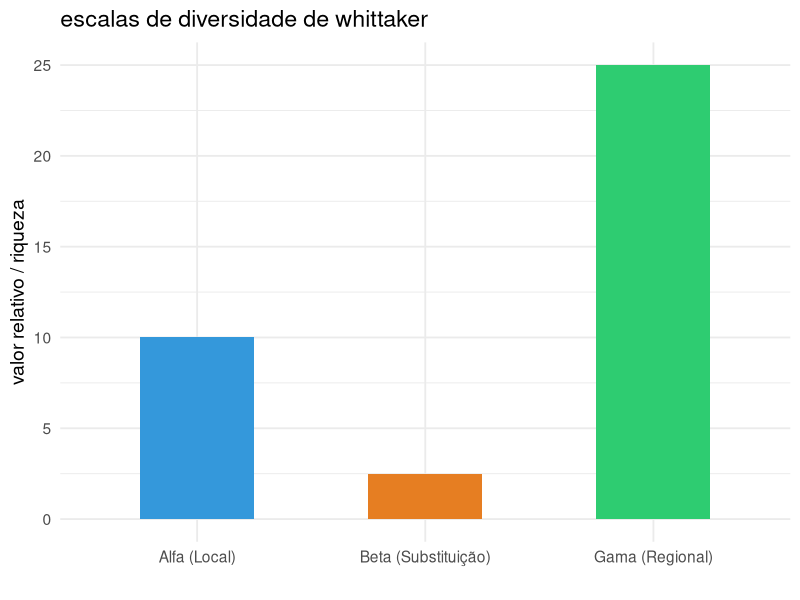
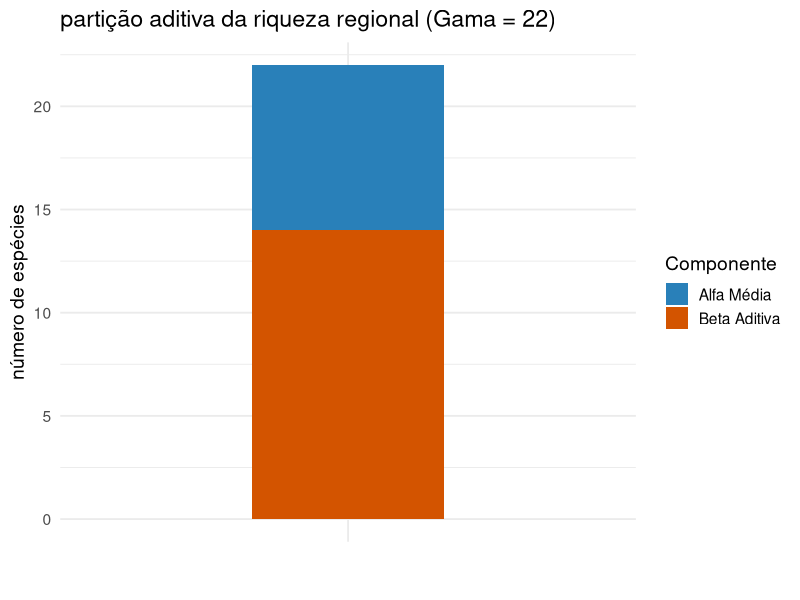
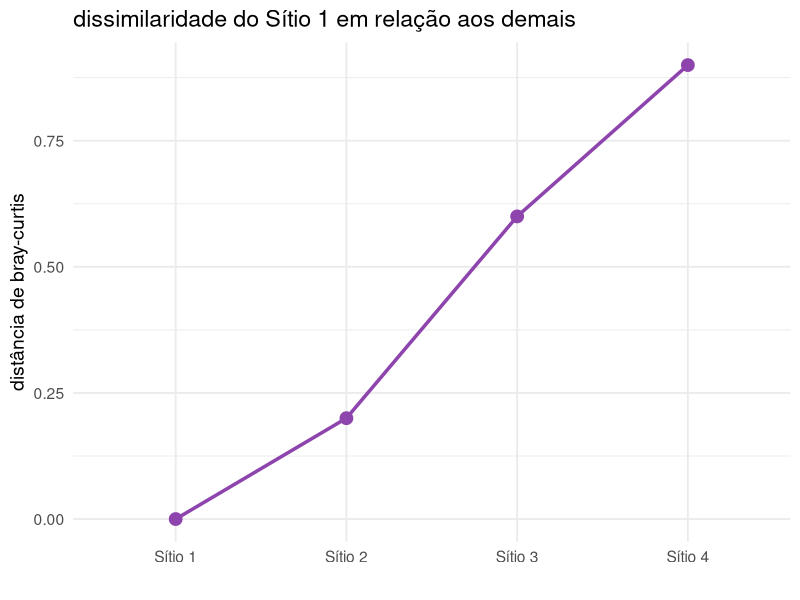
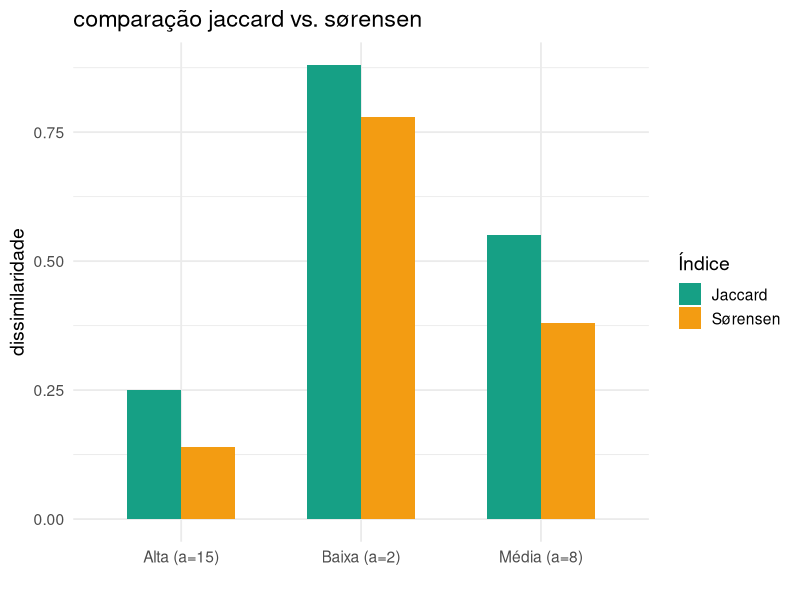
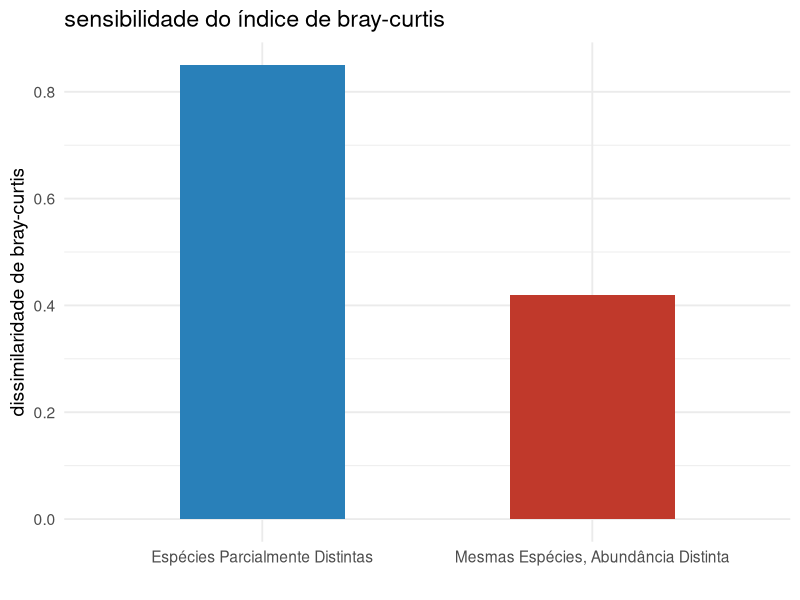
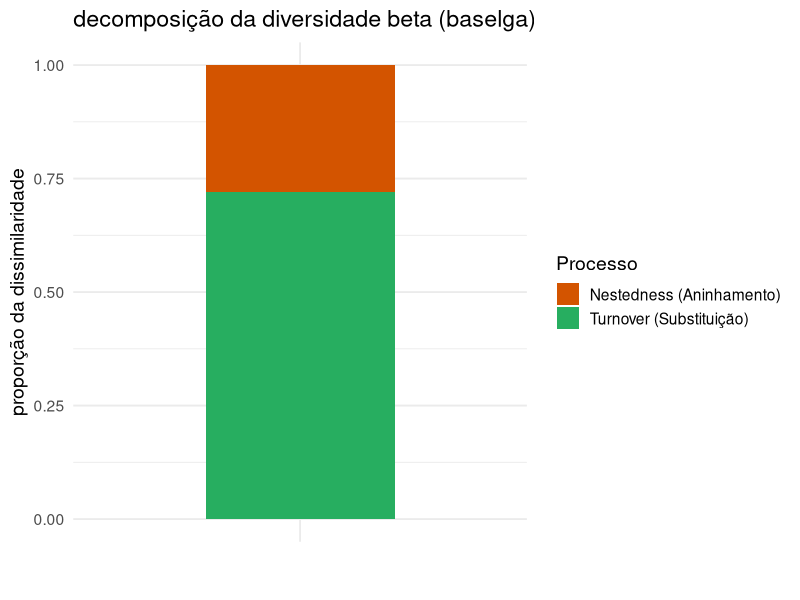
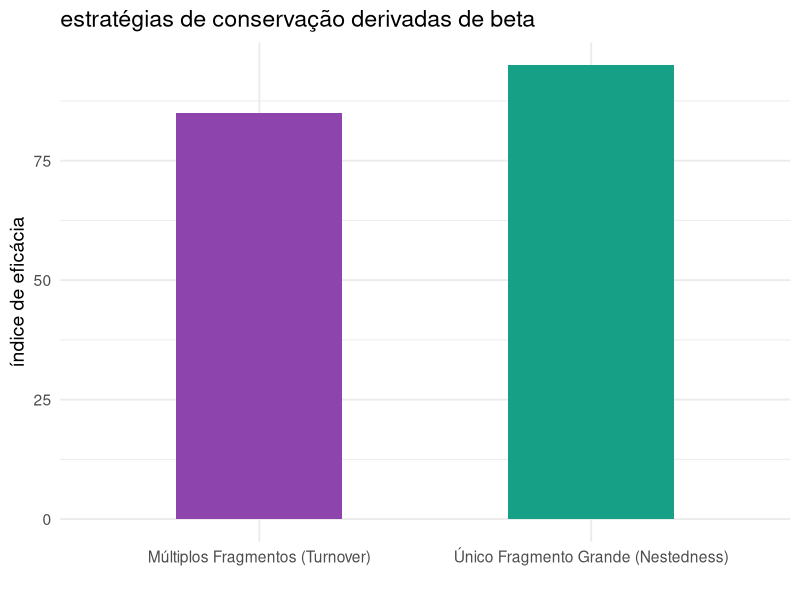
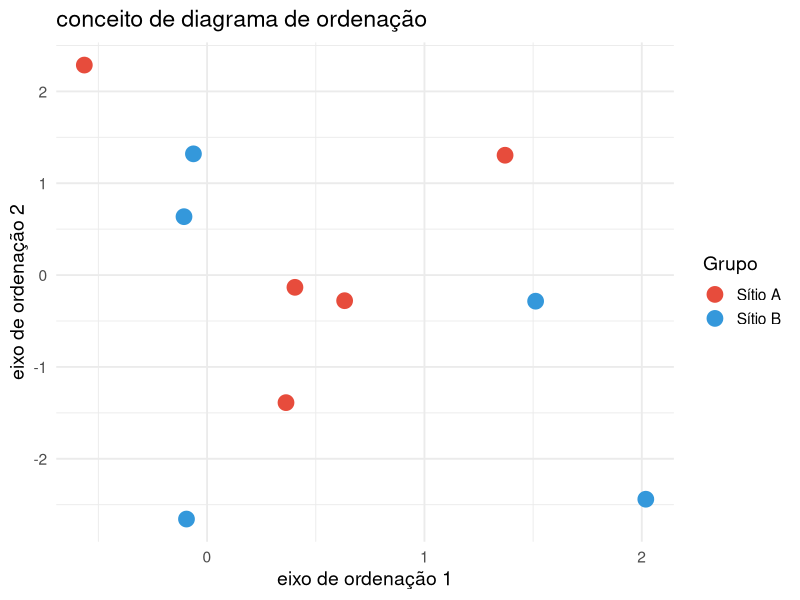

Write R code to recreate these figures, in order.
## ---- chunk 1
#| echo: false
#| fig-height: 5
library(ggplot2)
df_beta <- data.frame(
  Escala = c("Alfa (Local)", "Beta (Substituição)", "Gama (Regional)"),
  Valor = c(10, 2.5, 25)
)
ggplot(df_beta, aes(x = Escala, y = Valor, fill = Escala)) +
  geom_col(width = 0.5, show.legend = FALSE) +
  scale_fill_manual(values = c("#3498db", "#e67e22", "#2ecc71")) +
  theme_minimal(base_size = 14) +
  labs(title = "escalas de diversidade de whittaker", y = "valor relativo / riqueza", x = "")
## ---- chunk 2
#| echo: false
#| fig-height: 5
df_part <- data.frame(
  Componente = c("Alfa Média", "Beta Aditiva"),
  Espécies = c(8, 14)
)
ggplot(df_part, aes(x = "", y = Espécies, fill = Componente)) +
  geom_col(width = 0.4) +
  scale_fill_manual(values = c("#2980b9", "#d35400")) +
  theme_minimal(base_size = 14) +
  labs(title = "partição aditiva da riqueza regional (Gama = 22)", x = "", y = "número de espécies")
## ---- chunk 3
#| echo: false
#| fig-height: 5
mat_dist <- data.frame(
  Sítio = paste("Sítio", 1:4),
  Sítio_1 = c(0.0, 0.2, 0.6, 0.9),
  Sítio_2 = c(0.2, 0.0, 0.5, 0.8)
)
ggplot(mat_dist, aes(x = Sítio, y = Sítio_1, group = 1)) +
  geom_line(color = "#8e44ad", size = 1.2) +
  geom_point(color = "#8e44ad", size = 4) +
  theme_minimal(base_size = 14) +
  labs(title = "dissimilaridade do Sítio 1 em relação aos demais", y = "distância de bray-curtis", x = "")
## ---- chunk 4
#| echo: false
#| fig-height: 5
comp_df <- data.frame(
  Sobreposição = c("Alta (a=15)", "Média (a=8)", "Baixa (a=2)"),
  Jaccard = c(0.25, 0.55, 0.88),
  Sørensen = c(0.14, 0.38, 0.78)
)
comp_long <- tidyr::pivot_longer(comp_df, cols = c(Jaccard, Sørensen), names_to = "Índice", values_to = "Dissimilaridade")
ggplot(comp_long, aes(x = Sobreposição, y = Dissimilaridade, fill = Índice)) +
  geom_col(position = "dodge", width = 0.6) +
  scale_fill_manual(values = c("#16a085", "#f39c12")) +
  theme_minimal(base_size = 14) +
  labs(title = "comparação jaccard vs. sørensen", y = "dissimilaridade", x = "")
## ---- chunk 5
#| echo: false
#| fig-height: 5
bc_example <- data.frame(
  Cenário = c("Mesmas Espécies, Abundância Distinta", "Espécies Parcialmente Distintas"),
  Bray_Curtis = c(0.42, 0.85)
)
ggplot(bc_example, aes(x = Cenário, y = Bray_Curtis, fill = Cenário)) +
  geom_col(width = 0.5, show.legend = FALSE) +
  scale_fill_manual(values = c("#2980b9", "#c0392b")) +
  theme_minimal(base_size = 14) +
  labs(title = "sensibilidade do índice de bray-curtis", y = "dissimilaridade de bray-curtis", x = "")
## ---- chunk 6
#| echo: false
#| fig-height: 5
baselga_df <- data.frame(
  Processo = c("Turnover (Substituição)", "Nestedness (Aninhamento)"),
  Proporção = c(0.72, 0.28)
)
ggplot(baselga_df, aes(x = "", y = Proporção, fill = Processo)) +
  geom_col(width = 0.5) +
  scale_fill_manual(values = c("#d35400", "#27ae60")) +
  theme_minimal(base_size = 14) +
  labs(title = "decomposição da diversidade beta (baselga)", x = "", y = "proporção da dissimilaridade")
## ---- chunk 7
#| echo: false
#| fig-height: 5
cons_df <- data.frame(
  Estratégia = c("Múltiplos Fragmentos (Turnover)", "Único Fragmento Grande (Nestedness)"),
  Prioridade_Relativa = c(85, 95)
)
ggplot(cons_df, aes(x = Estratégia, y = Prioridade_Relativa, fill = Estratégia)) +
  geom_col(width = 0.5, show.legend = FALSE) +
  scale_fill_manual(values = c("#8e44ad", "#16a085")) +
  theme_minimal(base_size = 14) +
  labs(title = "estratégias de conservação derivadas de beta", y = "índice de eficácia", x = "")
## ---- chunk 8
#| echo: false
#| fig-height: 5
set.seed(42)
ord_demo <- data.frame(Eixo1 = rnorm(10), Eixo2 = rnorm(10), Grupo = rep(c("Sítio A", "Sítio B"), each = 5))
ggplot(ord_demo, aes(x = Eixo1, y = Eixo2, color = Grupo)) +
  geom_point(size = 5) +
  theme_minimal(base_size = 14) +
  scale_color_manual(values = c("#e74c3c", "#3498db")) +
  labs(title = "conceito de diagrama de ordenação", x = "eixo de ordenação 1", y = "eixo de ordenação 2")
## ---- chunk 9
#| echo: false
#| fig-height: 5
library(vegan)
data(dune)
nmds <- metaMDS(dune, trace = 0)
nmds_df <- data.frame(NMDS1 = nmds$points[,1], NMDS2 = nmds$points[,2])
ggplot(nmds_df, aes(x = NMDS1, y = NMDS2)) +
  geom_point(size = 4, color = "#2c3e50") +
  theme_minimal(base_size = 14) +
  labs(title = paste("ordenação NMDS (dune) - stress:", round(nmds$stress, 3)), x = "NMDS 1", y = "NMDS 2")
## ---- chunk 10
#| echo: false
#| fig-height: 5
stress_df <- data.frame(
  Classificação = c("Excelente (<0.05)", "Boa (<0.10)", "Razoável (<0.20)", "Ruim (>0.20)"),
  Limite = c(0.05, 0.10, 0.20, 0.30)
)
ggplot(stress_df, aes(x = Classificação, y = Limite, fill = Classificação)) +
  geom_col(width = 0.5, show.legend = FALSE) +
  scale_fill_manual(values = c("#27ae60", "#2980b9", "#f39c12", "#c0392b")) +
  theme_minimal(base_size = 14) +
  labs(title = "escala de qualidade de stress no NMDS", y = "valor limite de stress", x = "")
## ---- chunk 11
#| echo: false
#| fig-height: 5
pcoa_df <- data.frame(
  Eixo = c("PCoA 1", "PCoA 2", "PCoA 3"),
  Variância = c(42.5, 21.3, 11.2)
)
ggplot(pcoa_df, aes(x = Eixo, y = Variância, fill = Eixo)) +
  geom_col(width = 0.5, show.legend = FALSE) +
  scale_fill_manual(values = c("#8e44ad", "#9b59b6", "#bdc3c7")) +
  theme_minimal(base_size = 14) +
  labs(title = "porcentagem de variância explicada na PCoA", y = "% de variância explicada", x = "")
## ---- chunk 12
#| echo: false
#| fig-height: 5
library(vegan)
data(dune)
d <- vegdist(dune, "bray")
hc <- hclust(d, method = "average")
plot(hc, main = "dendrograma UPGMA (dune)", xlab = "amostras", sub = "")
## ---- chunk 13
#| echo: false
#| fig-height: 5
permanova_df <- data.frame(
  Fonte = c("Tratamento (Uso)", "Resíduos"),
  R2 = c(0.48, 0.52)
)
ggplot(permanova_df, aes(x = "", y = R2, fill = Fonte)) +
  geom_col(width = 0.4) +
  scale_fill_manual(values = c("#e74c3c", "#7f8c8d")) +
  theme_minimal(base_size = 14) +
  labs(title = "partição da variância na PERMANOVA (R2)", x = "", y = "proporção explicada")
## ---- chunk 14
#| echo: false
#| fig-height: 5
disp_df <- data.frame(
  Grupo = c("Nativo (Baixa Dispersão)", "Perturbado (Alta Dispersão)"),
  Distância_Centroide = c(0.18, 0.45)
)
ggplot(disp_df, aes(x = Grupo, y = Distância_Centroide, fill = Grupo)) +
  geom_col(width = 0.5, show.legend = FALSE) +
  scale_fill_manual(values = c("#27ae60", "#e67e22")) +
  theme_minimal(base_size = 14) +
  labs(title = "teste de dispersão multivariada (betadisper)", y = "distância média ao centroide", x = "")
## ---- chunk 15
#| echo: false
#| fig-height: 5
lego_beta <- data.frame(
  Par_Sacos = c("A vs B", "A vs C", "A vs D", "B vs C", "B vs D", "C vs D"),
  Bray_Curtis = c(0.35, 0.62, 0.58, 0.40, 0.45, 0.52)
)
ggplot(lego_beta, aes(x = Par_Sacos, y = Bray_Curtis, fill = Par_Sacos)) +
  geom_col(show.legend = FALSE) +
  theme_minimal(base_size = 14) +
  scale_fill_brewer(palette = "Set3") +
  labs(title = "dissimilaridade de bray-curtis entre sacos de LEGO", y = "distância de bray-curtis", x = "")
## ---- chunk 16
#| echo: false
#| fig-height: 5
lego_nmds <- data.frame(
  Comunidade = c("Saco A", "Saco B", "Saco C", "Saco D"),
  NMDS1 = c(-0.45, -0.10, 0.20, 0.35),
  NMDS2 = c(0.12, -0.25, -0.15, 0.28)
)
ggplot(lego_nmds, aes(x = NMDS1, y = NMDS2, color = Comunidade, label = Comunidade)) +
  geom_point(size = 6) +
  geom_text(vjust = -1, size = 5, fontface = "bold") +
  xlim(-0.7, 0.7) + ylim(-0.5, 0.5) +
  theme_minimal(base_size = 14) +
  scale_color_brewer(palette = "Set1") +
  labs(title = "ordenação NMDS bidimensional dos 4 sacos de LEGO", x = "NMDS 1", y = "NMDS 2")
## ---- chunk 17
#| echo: false
#| fig-height: 5
lego_mat <- matrix(c(
  70,15,8,4,2,1,0,0,
  40,22,14,10,6,4,3,1,
  10,10,10,10,10,10,10,10,
  30,18,12,8,6,4,3,3
), nrow=4, byrow=TRUE)
rownames(lego_mat) <- c("Saco A", "Saco B", "Saco C", "Saco D")
d_lego <- vegdist(lego_mat, "bray")
hc_lego <- hclust(d_lego, "average")
plot(hc_lego, main = "dendrograma UPGMA dos sacos de LEGO", xlab = "", sub = "")
## ---- chunk 18
#| echo: false
#| fig-height: 5
pkgs_df <- data.frame(
  x_pos = 1:4,
  Função = c("vegdist()", "metaMDS()", "adonis2()", "betadisper()"),
  Aplicação = c("Dissimilaridade", "Ordenação NMDS", "PERMANOVA", "Homogeneidade")
)
ggplot(pkgs_df, aes(x = x_pos, y = 5 - x_pos, label = paste(Função, "-", Aplicação))) +
  geom_point(size = 5, color = "#2980b9") +
  geom_text(hjust = -0.1, size = 4.5, fontface = "bold") +
  scale_x_continuous(limits = c(0.5, 5)) +
  theme_minimal(base_size = 14) +
  theme(axis.text = element_blank(), axis.ticks = element_blank()) +
  labs(title = "funções chave do pacote vegan", x = "", y = "")
## ---- chunk 19
#| echo: false
#| fig-height: 5
steps_df <- data.frame(
  x_pos = 1:4,
  Etapa = c("Etapa 1: Unificação", "Etapa 2: Bray-Curtis", "Etapa 3: NMDS", "Etapa 4: PERMANOVA")
)
ggplot(steps_df, aes(x = x_pos, y = x_pos, label = Etapa)) +
  geom_line(color = "#27ae60", size = 1.2) +
  geom_point(size = 5, color = "#27ae60") +
  geom_text(vjust = -1, size = 4.5, fontface = "bold") +
  scale_x_continuous(limits = c(0.5, 4.5)) +
  scale_y_continuous(limits = c(0.5, 4.5)) +
  theme_minimal(base_size = 14) +
  labs(title = "fluxo de trabalho prático no R", x = "progressão", y = "")
## ---- chunk 20
#| echo: false
#| fig-height: 5
final_df <- data.frame(
  Módulo = paste("Módulo", 1:4),
  Foco = c("Amostragem & SADs", "Diversidade Alfa", "Diversidade Funcional", "Diversidade Beta & NMDS")
)
ggplot(final_df, aes(x = Módulo, y = 4:1, label = Foco)) +
  geom_point(size = 6, color = "#8e44ad") +
  geom_text(hjust = -0.1, size = 4.5, fontface = "bold") +
  scale_x_discrete() +
  scale_y_continuous(limits = c(0, 5)) +
  theme_minimal(base_size = 14) +
  theme(axis.text.y = element_blank()) +
  labs(title = "síntese da sequência didática de ecologia", x = "", y = "")
